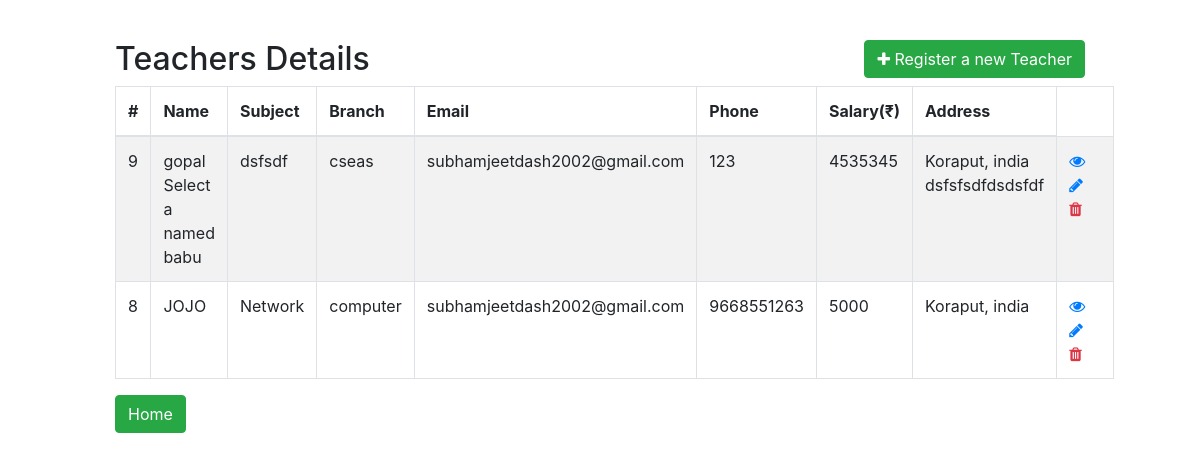
Page /teacher_module/teacher.php on the committed database.
### tables this page shows
CREATE TABLE `teacher` (
  `id` int(11) NOT NULL,
  `password` varchar(100) NOT NULL DEFAULT '123',
  `name` varchar(50) NOT NULL,
  `subject` varchar(50) NOT NULL,
  `branch` varchar(30) NOT NULL,
  `email` varchar(30) NOT NULL,
  `phone` bigint(10) NOT NULL,
  `salary` varchar(30) NOT NULL,
  `address` varchar(80) NOT NULL
);

### teacher_module/teacher.php (the view, shortened to what this page needs)
<!DOCTYPE html>
<html lang="en">
<head>
    <link rel="stylesheet" href="https://stackpath.bootstrapcdn.com/bootstrap/4.5.2/css/bootstrap.min.css">
    <link rel="stylesheet" href="https://maxcdn.bootstrapcdn.com/font-awesome/4.7.0/css/font-awesome.min.css">
</head>
<body>
    <div class="wrapper">
        <div class="container-fluid">
            <div class="row">
                <div class="col-md 12">
                    <div class="mt-5mb-3clearfix">
                    <a href="teacher_create.php" class="btn btn-success pull-right"><i class="fa fa-plus"></i> Register a new Teacher</a>
                        <h2 class="pull-left">Teachers Details</h2>
                    </div>
                    <?php
                    require_once "../connection/connect.php";
                    $sql = "SELECT * FROM `teacher` ORDER BY `teacher`.`id` DESC";
                    if($result = mysqli_query($link,$sql)){
                        if(mysqli_num_rows($result)>0){
                            echo '<table class="table table-bordered table-striped">';
                                echo "<thead>";
                                    echo "<tr>";
                                        echo "<th>#</th>";
                                        echo "<th>Name</th>";
                                        echo "<th>Subject</th>";
                                        echo "<th>Branch</th>";
                                        echo "<th>Email</th>";
                                        echo "<th>Phone</th>";
                                        echo "<th>Salary(₹)</th>";
                                        echo "<th>Address</th>";
                                    echo "</tr>";
                                echo "</thead>";
                                echo "<tbody>";
                                while ($row = mysqli_fetch_array($result)){
                                    echo "<tr>";
                                    echo "<td>" . $row['id'] . "</td>";
                                    echo "<td>" . $row['name'] . "</td>";
                                    echo "<td>" . $row['subject'] . "</td>";
                                    echo "<td>" . $row['branch'] . "</td>";
                                    echo "<td>" . $row['email'] . "</td>";
                                    echo "<td>" . $row['phone'] . "</td>";
                                    echo "<td>" . $row['salary'] . "</td>";
                                    echo "<td>" . $row['address'] . "</td>";
                                        echo "<td>";
                                            echo '<a href="teacher_profile.php?id='.$row['id']. ' " class="mr-3" title="View Record" data-toggle="tooltip"><span class="fa fa-eye"></span></a>';
                                            echo '<a href="teacher_update.php?id='. $row['id'] .'" class="mr-3" title="Update Record" data-toggle="tooltip"><span class="fa fa-pencil"></span></a>';
                                            echo '<a c" href="teacher_delete.php?id='. $row['id'] .'" title="Delete Record" data-toggle="tooltip" ><span class="fa fa-trash text-danger "></span></a>';
                                        echo "</td>";
                                    echo "</tr>";
                                }
                                echo "</tbody>";
                            echo "</table>";
                        } else{
                            echo '<br><br><br><div class="alert alert-danger"><em>No records were found.</em></div>';
                        }
                    } else{
                        echo "Oops! Something went wrong. Please try again later.";
                    }
                    ?>
                <a href="../dashboards/admin_dashboard.php" class="btn btn-success pull-left">Home</a>
                </div>
            </div>
        </div>
    </div>
</body>
</html>

### teacher_module/teacher.php (style rules this page uses)
.wrapper { width: 1000px; margin: 40px auto; }
table tr td:last-child { width: 120px; }

### rows in the picture
teacher: id "9", name "gopal Select a named babu", subject "dsfsdf", branch "cseas", email "subhamjeetdash2002@gmail.com", phone "123", salary "4535345", address "Koraput, india dsfsfsdfdsdsfdf"
teacher: id "8", name "JOJO", subject "Network", branch "computer", email "subhamjeetdash2002@gmail.com", phone "9668551263", salary "5000", address "Koraput, india"
